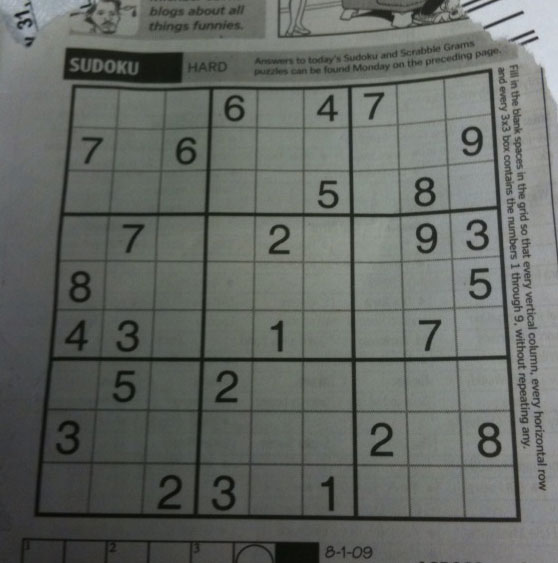
#> input picture Sudoku.png, 558 x 563 px, found by its file name
$ python 'Gaullian and adaptive thresholding.py'
#> lines starting #> are read from the running program, lines starting #| are printed output that depends on the picture; after the words box and inside, x2 and y2 are one past the last pixel; in counts of white or black regions, pixels touching at a corner belong together
import cv2 as cv
import numpy as py
from matplotlib import pyplot as plt

img=cv.imread('sudoku.png',0)
#> img: shape (563, 558); min 7, max 218, mean 101.8
img=cv.medianBlur(img,5)
cv.imshow('Original Image',img)

ret,th1=cv.threshold(img,127,255,cv.THRESH_BINARY)#anything below
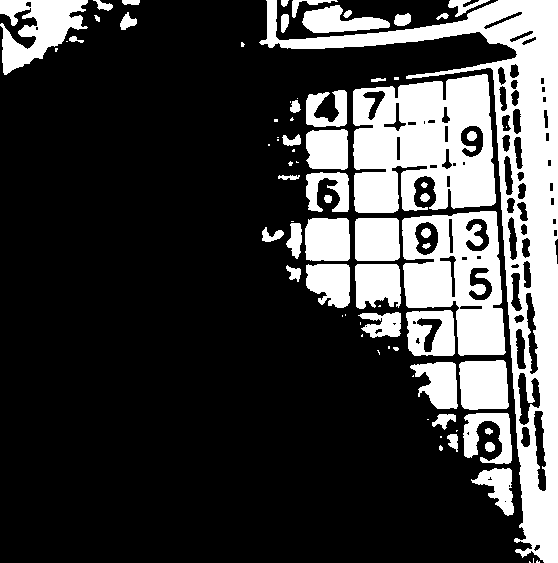
#> th1: shape (563, 558); 25.2% white; 79 white regions (32 under 20 px), largest, box (x1, y1, x2, y2) and area: (259, 0, 558, 563) 27086, (353, 74, 496, 213) 15195, (402, 211, 506, 356) 9242
cv.imshow('Thresholded',th1)

th2=cv.adaptiveThreshold(img,255,cv.ADAPTIVE_THRESH_MEAN_C,cv.THRESH_BINARY,11,2)#sets to thresh binary anything below 255 is white, else black
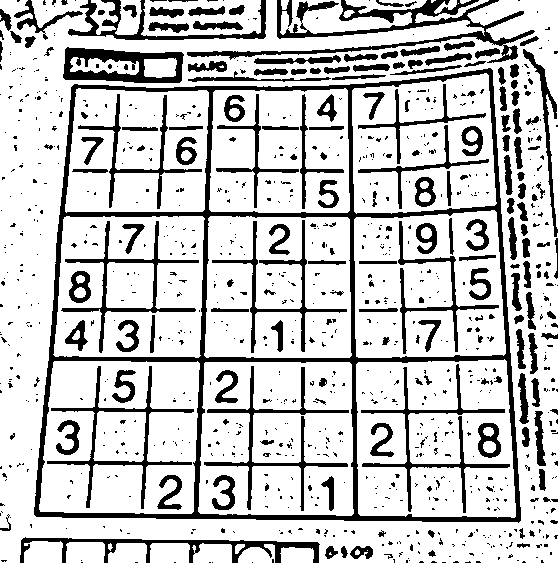
#> th2: shape (563, 558); 78.4% white; 944 black regions (749 under 20 px), largest, box (x1, y1, x2, y2) and area: (34, 68, 521, 523) 15998, (187, 0, 535, 63) 4506, (63, 47, 184, 83) 2270
#figure out adaptive thresholding by next week
th3=cv.adaptiveThreshold(img,255,cv.ADAPTIVE_THRESH_GAUSSIAN_C,cv.THRESH_BINARY,11,2)
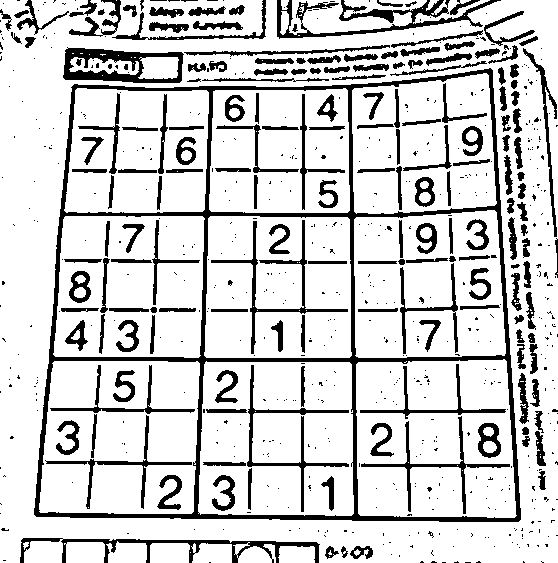
#> th3: shape (563, 558); 81.8% white; 715 black regions (537 under 20 px), largest, box (x1, y1, x2, y2) and area: (34, 68, 521, 522) 14482, (277, 0, 501, 39) 2269, (63, 47, 184, 83) 2024

cv.imshow('Gaussian thresholding',th3)
cv.imshow('Adaptive thresholding',th2)

img1=cv.cvtColor(img,cv.COLOR_GRAY2RGB)#reverse grayscale. turns gray to color
img2=cv.cvtColor(th1,cv.COLOR_GRAY2RGB)
img3=cv.cvtColor(th2,cv.COLOR_GRAY2RGB)
img4=cv.cvtColor(th3,cv.COLOR_GRAY2RGB)


plt.subplot(141)#1 row 4 columns 1st image
plt.imshow(img1)
plt.subplot(142)# 1 row 4 columns 2nd image
plt.imshow(img2)
plt.subplot(143)#goes on
plt.imshow(img3)
plt.subplot(144)
plt.imshow(img4)
plt.show()
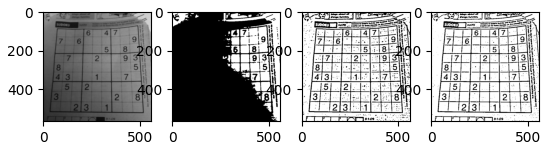
#> figure drawn by matplotlib, 4 panels

cv.waitKey(0)
cv.destroyAllWindows()

$ run again, with Image_created_with_a_mobile_phone.png copied over Sudoku.png
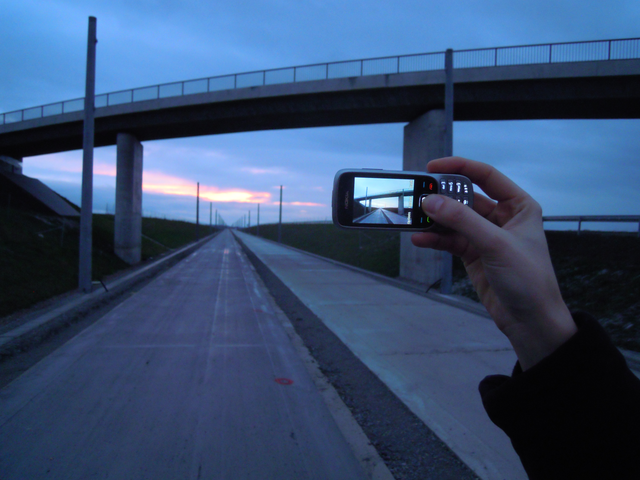
#> input picture Image_created_with_a_mobile_phone.png, 640 x 480 px, found by its file name
#> `ret,th1=cv.threshold(img,127,255,cv.THRESH_BINARY)#anything below`:
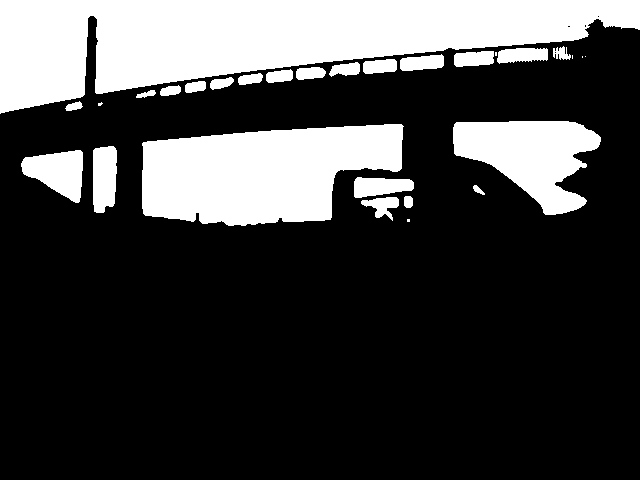
#> th1: shape (480, 640); 25.7% white; 29 white regions (6 under 20 px), largest, box (x1, y1, x2, y2) and area: (0, 0, 640, 114) 41439, (142, 124, 404, 226) 19799, (453, 121, 601, 215) 8216
#> th2: shape (480, 640); 78.3% white; 1119 black regions (926 under 20 px), largest, box (x1, y1, x2, y2) and area: (0, 83, 640, 480) 35710, (0, 16, 640, 128) 6622, (425, 75, 640, 162) 3854
#> `th3=cv.adaptiveThreshold(img,255,cv.ADAPTIVE_THRESH_GAUSSIAN_C,cv.THRE..`:
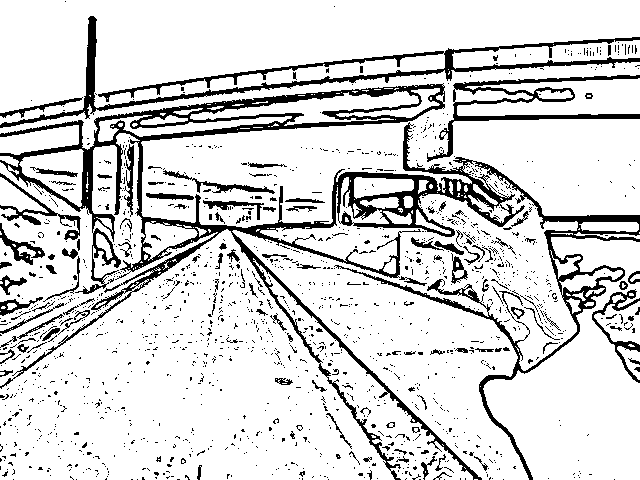
#> th3: shape (480, 640); 84.6% white; 1527 black regions (1395 under 20 px), largest, box (x1, y1, x2, y2) and area: (0, 83, 640, 480) 24855, (0, 16, 640, 128) 5580, (427, 75, 640, 162) 2677
